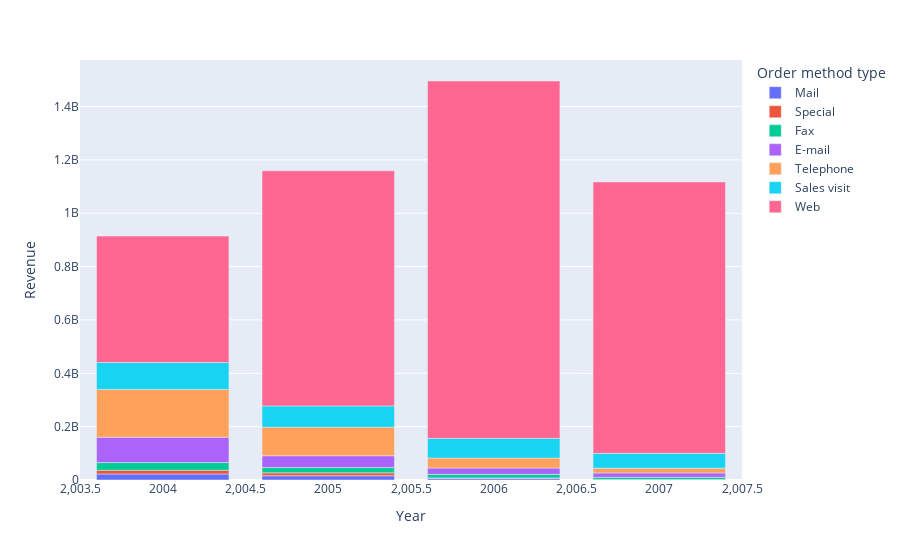

Notebook code cell kept with this figure:
### Markdown cell above
## Revenue by channel over time

From the chart below, we can see that `web` order method type is dominating and thus we recommend that the `web` sales channel / advertisement be maximised or priortised over other sales channels.

### Code cell
res = df.groupby(by=["Year", "Order method type"]).sum()["Revenue"].reset_index()
res.sort_values("Revenue").plot.bar(x="Year", y="Revenue", color="Order method type")

### Figure 1 — Plotly figure (JSON) as saved in the notebook; plotly's stock layout.template omitted (floating-point values rounded to 4 significant figures)
{"data": [{"alignmentgroup": "True", "hovertemplate": "Order method type=Mail<br>Year=%{x}<br>Revenue=%{y}<extra></extra>", "legendgroup": "Mail", "marker": {"color": "#636efa"}, "name": "Mail", "offsetgroup": "Mail", "orientation": "v", "showlegend": true, "textposition": "auto", "type": "bar", "x": [2007, 2006, 2005, 2004], "xaxis": "x", "y": [405000.0, 6906000.0, 16010000.0, 22770000.0], "yaxis": "y"}, {"alignmentgroup": "True", "hovertemplate": "Order method type=Special<br>Year=%{x}<br>Revenue=%{y}<extra></extra>", "legendgroup": "Special", "marker": {"color": "#EF553B"}, "name": "Special", "offsetgroup": "Special", "orientation": "v", "showlegend": true, "textposition": "auto", "type": "bar", "x": [2006, 2007, 2005, 2004], "xaxis": "x", "y": [1006000.0, 1670000.0, 10770000.0, 13910000.0], "yaxis": "y"}, {"alignmentgroup": "True", "hovertemplate": "Order method type=Fax<br>Year=%{x}<br>Revenue=%{y}<extra></extra>", "legendgroup": "Fax", "marker": {"color": "#00cc96"}, "name": "Fax", "offsetgroup": "Fax", "orientation": "v", "showlegend": true, "textposition": "auto", "type": "bar", "x": [2007, 2006, 2005, 2004], "xaxis": "x", "y": [8092000.0, 13450000.0, 19900000.0, 28640000.0], "yaxis": "y"}, {"alignmentgroup": "True", "hovertemplate": "Order method type=E-mail<br>Year=%{x}<br>Revenue=%{y}<extra></extra>", "legendgroup": "E-mail", "marker": {"color": "#ab63fa"}, "name": "E-mail", "offsetgroup": "E-mail", "orientation": "v", "showlegend": true, "textposition": "auto", "type": "bar", "x": [2007, 2006, 2005, 2004], "xaxis": "x", "y": [16420000.0, 23700000.0, 44320000.0, 95400000.0], "yaxis": "y"}, {"alignmentgroup": "True", "hovertemplate": "Order method type=Telephone<br>Year=%{x}<br>Revenue=%{y}<extra></extra>", "legendgroup": "Telephone", "marker": {"color": "#FFA15A"}, "name": "Telephone", "offsetgroup": "Telephone", "orientation": "v", "showlegend": true, "textposition": "auto", "type": "bar", "x": [2007, 2006, 2005, 2004], "xaxis": "x", "y": [17830000.0, 37200000.0, 107200000.0, 178800000.0], "yaxis": "y"}, {"alignmentgroup": "True", "hovertemplate": "Order method type=Sales visit<br>Year=%{x}<br>Revenue=%{y}<extra></extra>", "legendgroup": "Sales visit", "marker": {"color": "#19d3f3"}, "name": "Sales visit", "offsetgroup": "Sales visit", "orientation": "v", "showlegend": true, "textposition": "auto", "type": "bar", "x": [2007, 2006, 2005, 2004], "xaxis": "x", "y": [55480000.0, 73920000.0, 79720000.0, 101100000.0], "yaxis": "y"}, {"alignmentgroup": "True", "hovertemplate": "Order method type=Web<br>Year=%{x}<br>Revenue=%{y}<extra></extra>", "legendgroup": "Web", "marker": {"color": "#FF6692"}, "name": "Web", "offsetgroup": "Web", "orientation": "v", "showlegend": true, "textposition": "auto", "type": "bar", "x": [2004, 2005, 2007, 2006], "xaxis": "x", "y": [473800000.0, 881300000.0, 1017000000.0, 1340000000.0], "yaxis": "y"}], "layout": {"barmode": "relative", "legend": {"title": {"text": "Order method type"}, "tracegroupgap": 0}, "margin": {"t": 60}, "xaxis": {"anchor": "y", "domain": [0, 1], "title": {"text": "Year"}}, "yaxis": {"anchor": "x", "domain": [0, 1], "title": {"text": "Revenue"}}}}
